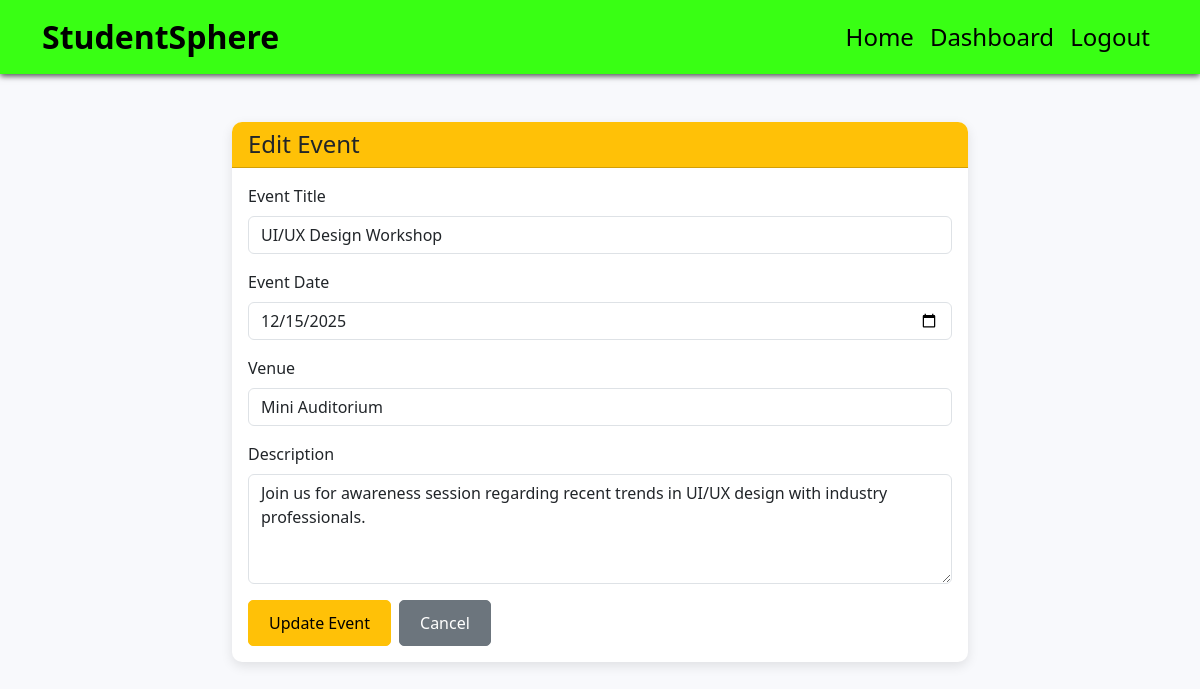
Page /admin/edit_event.php?id=1 (signed in) on the committed database.
### tables this page shows
CREATE TABLE IF NOT EXISTS events (
    event_id INT AUTO_INCREMENT PRIMARY KEY,
    title VARCHAR(150) NOT NULL,
    date DATE NOT NULL,
    venue VARCHAR(150) NOT NULL,
    description TEXT,
    organizer VARCHAR(100) NOT NULL,
    created_at TIMESTAMP DEFAULT CURRENT_TIMESTAMP
);

### admin/edit_event.php (the view, shortened to what this page needs)
<?php
require_once '../php/db_connect.php';
$event_id = isset($_GET['id']) ? intval($_GET['id']) : 0;
$stmt = $pdo->prepare("SELECT * FROM events WHERE event_id = ?");
$stmt->execute([$event_id]);
$event = $stmt->fetch();
?>
<!DOCTYPE html>
<html lang="en">
<head>
    <link href="https://cdn.jsdelivr.net/npm/bootstrap@5.3.0/dist/css/bootstrap.min.css" rel="stylesheet">
    <link href="../css/styles.css" rel="stylesheet">
</head>
<body>
    <nav class="navbar navbar-expand-lg navbar-dark bg-primary">
        <div class="container">
            <a class="navbar-brand" href="../index.php">StudentSphere</a>
            <div class="collapse navbar-collapse" id="navbarNav">
                <ul class="navbar-nav ms-auto">
                    <li class="nav-item">
                        <a class="nav-link" href="../index.php">Home</a>
                    </li>
                    <li class="nav-item">
                        <a class="nav-link" href="dashboard.php">Dashboard</a>
                    </li>
                    <li class="nav-item">
                        <a class="nav-link" href="../php/logout_user.php">Logout</a>
                    </li>
                </ul>
            </div>
        </div>
    </nav>
    <div class="container my-5">
        <div class="row justify-content-center">
            <div class="col-md-8">
                <div class="card shadow">
                    <div class="card-header bg-warning">
                        <h4 class="mb-0">Edit Event</h4>
                    </div>
                    <div class="card-body">
                        <form action="edit_event.php?id=<?php echo $event_id; ?>" method="POST">
                            <div class="mb-3">
                                <label for="title" class="form-label">Event Title</label>
                                <input type="text" class="form-control" id="title" name="title" value="<?php echo htmlspecialchars($event['title']); ?>" required>
                            </div>
                            <div class="mb-3">
                                <label for="date" class="form-label">Event Date</label>
                                <input type="date" class="form-control" id="date" name="date" value="<?php echo $event['date']; ?>" required>
                            </div>
                            <div class="mb-3">
				<label for="venue" class="form-label">Venue</label>
                                <input type="text" class="form-control" id="venue" name="venue" value="<?php echo htmlspecialchars($event['venue']); ?>" required>
                            </div>
                            <div class="mb-3">
                                <label for="description" class="form-label">Description</label>
                                <textarea class="form-control" id="description" name="description" rows="4"><?php echo htmlspecialchars($event['description']); ?></textarea>
                            </div>
                            <div class="d-flex gap-2">
                                <button type="submit" class="btn btn-warning">Update Event</button>
                                <a href="dashboard.php" class="btn btn-secondary">Cancel</a>
                            </div>
                        </form>
                    </div>
                </div>
            </div>
        </div>
    </div>
</body>
</html>

### css/styles.css (style rules this page uses)
:root { --primary-color: #39ff14; --primary-green: #39ff14; --primary-aqua: #00ff7f; --dark-green: #00c200; --dark-aqua: #00b36b; --light-green: #eafff0; --light-aqua: #f2fff6; --gradient-start: #39ff14; --gradient-end: #00ff7f; }
body { font-family: 'Segoe UI', Tahoma, Geneva, Verdana, sans-serif; background-color: #f8f9fc; min-height: 100vh; display: flex; flex-direction: column; }
.card { border: none; border-radius: 10px; }
.card-header { border-radius: 10px 10px 0 0 !important; }
.btn { border-radius: 5px; padding: 10px 20px; font-weight: 500; transition: all 0.3s ease; }
.navbar { background-color: var(--primary-color) !important; box-shadow: 0 2px 6px rgba(0,0,0,0.7); }
.navbar-brand { font-weight: 600; font-size: 2rem; color: black; }
.navbar .nav-link { color: black !important; font-weight: 500; font-size: 1.5rem; }
.shadow { box-shadow: 0 4px 12px rgba(0,0,0,0.1) !important; }
.card, .alert { animation: fadeIn 0.5s ease; }

### rows in the picture
events: title "UI/UX Design Workshop", date "12/15/2025", venue "Mini Auditorium", description "Join us for awareness session regarding recent trends in UI/UX design with industry professionals."
